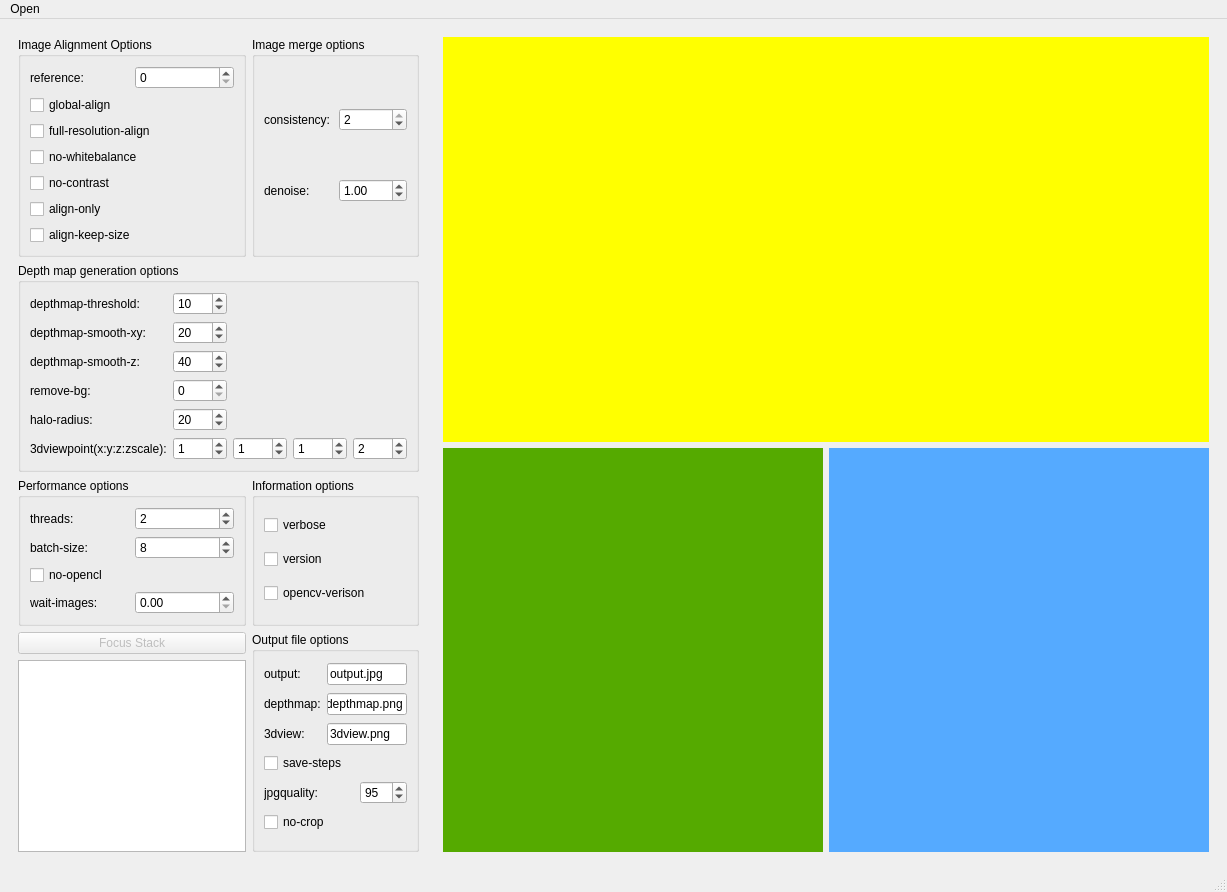
<?xml version="1.0" encoding="UTF-8"?>
<ui version="4.0">
 <class>MainWindow</class>
 <widget class="QMainWindow" name="MainWindow">
  <property name="geometry">
   <rect>
    <x>0</x>
    <y>0</y>
    <width>1227</width>
    <height>892</height>
   </rect>
  </property>
  <property name="windowTitle">
   <string>MainWindow</string>
  </property>
  <widget class="QWidget" name="centralwidget">
   <layout class="QHBoxLayout" name="horizontalLayout" stretch="2,8">
    <item>
     <widget class="QWidget" name="widget" native="true">
      <layout class="QGridLayout" name="gridLayout_7">
       <item row="3" column="0">
        <widget class="QPushButton" name="focus_stack_btn">
         <property name="enabled">
          <bool>false</bool>
         </property>
         <property name="text">
          <string>Focus Stack</string>
         </property>
        </widget>
       </item>
       <item row="0" column="1">
        <widget class="QGroupBox" name="groupBox_2">
         <property name="title">
          <string>Image merge options</string>
         </property>
         <layout class="QGridLayout" name="gridLayout_3">
          <item row="0" column="1">
           <widget class="QSpinBox" name="consistency">
            <property name="maximum">
             <number>2</number>
            </property>
            <property name="value">
             <number>2</number>
            </property>
           </widget>
          </item>
          <item row="0" column="0">
           <widget class="QLabel" name="label_2">
            <property name="text">
             <string>consistency:</string>
            </property>
           </widget>
          </item>
          <item row="1" column="1">
           <widget class="QDoubleSpinBox" name="denoise">
            <property name="value">
             <double>1.000000000000000</double>
            </property>
           </widget>
          </item>
          <item row="1" column="0">
           <widget class="QLabel" name="label_3">
            <property name="text">
             <string>denoise:</string>
            </property>
           </widget>
          </item>
         </layout>
        </widget>
       </item>
       <item row="2" column="0">
        <widget class="QGroupBox" name="groupBox_4">
         <property name="title">
          <string>Performance options</string>
         </property>
         <layout class="QGridLayout" name="gridLayout_5">
          <item row="2" column="1">
           <widget class="QSpinBox" name="batch_size">
            <property name="maximum">
             <number>9999</number>
            </property>
            <property name="value">
             <number>8</number>
            </property>
           </widget>
          </item>
          <item row="6" column="0">
           <widget class="QLabel" name="label_11">
            <property name="text">
             <string>wait-images:</string>
            </property>
           </widget>
          </item>
          <item row="2" column="0">
           <widget class="QLabel" name="label_15">
            <property name="text">
             <string>batch-size:</string>
            </property>
           </widget>
          </item>
          <item row="6" column="1">
           <widget class="QDoubleSpinBox" name="wait_images">
            <property name="value">
             <double>0.000000000000000</double>
            </property>
           </widget>
          </item>
          <item row="0" column="1">
           <widget class="QSpinBox" name="threads">
            <property name="maximum">
             <number>255</number>
            </property>
            <property name="value">
             <number>2</number>
            </property>
           </widget>
          </item>
          <item row="0" column="0">
           <widget class="QLabel" name="label_14">
            <property name="text">
             <string>threads:</string>
            </property>
           </widget>
          </item>
          <item row="3" column="0">
           <widget class="QCheckBox" name="no_opencl">
            <property name="text">
             <string>no-opencl</string>
            </property>
           </widget>
          </item>
         </layout>
        </widget>
       </item>
       <item row="2" column="1">
        <widget class="QGroupBox" name="groupBox_5">
         <property name="title">
          <string>Information options</string>
         </property>
         <layout class="QGridLayout" name="gridLayout_6">
          <item row="0" column="0" colspan="2">
           <widget class="QCheckBox" name="verbose">
            <property name="text">
             <string>verbose</string>
            </property>
           </widget>
          </item>
          <item row="1" column="0" colspan="2">
           <widget class="QCheckBox" name="version">
            <property name="text">
             <string>version</string>
            </property>
           </widget>
          </item>
          <item row="2" column="0" colspan="2">
           <widget class="QCheckBox" name="opencv_version">
            <property name="text">
             <string>opencv-verison</string>
            </property>
           </widget>
          </item>
         </layout>
        </widget>
       </item>
       <item row="1" column="0" colspan="2">
        <widget class="QGroupBox" name="groupBox_3">
         <property name="title">
          <string>Depth map generation options</string>
         </property>
         <layout class="QGridLayout" name="gridLayout_4">
          <item row="6" column="0">
           <widget class="QLabel" name="label_8">
            <property name="text">
             <string>remove-bg:</string>
            </property>
           </widget>
          </item>
          <item row="10" column="0">
           <widget class="QLabel" name="label_10">
            <property name="text">
             <string>3dviewpoint(x:y:z:zscale):</string>
            </property>
           </widget>
          </item>
          <item row="8" column="0">
           <widget class="QLabel" name="label_9">
            <property name="text">
             <string>halo-radius:</string>
            </property>
           </widget>
          </item>
          <item row="10" column="2">
           <widget class="QSpinBox" name="_3dviewpoint_y">
            <property name="maximum">
             <number>9999</number>
            </property>
            <property name="value">
             <number>1</number>
            </property>
           </widget>
          </item>
          <item row="10" column="1">
           <widget class="QSpinBox" name="_3dviewpoint_x">
            <property name="maximum">
             <number>9999</number>
            </property>
            <property name="value">
             <number>1</number>
            </property>
           </widget>
          </item>
          <item row="10" column="3">
           <widget class="QSpinBox" name="_3dviewpoint_z">
            <property name="maximum">
             <number>9999</number>
            </property>
            <property name="value">
             <number>1</number>
            </property>
           </widget>
          </item>
          <item row="8" column="1">
           <widget class="QSpinBox" name="halo_ratius">
            <property name="maximum">
             <number>9999</number>
            </property>
            <property name="value">
             <number>20</number>
            </property>
           </widget>
          </item>
          <item row="2" column="1">
           <widget class="QSpinBox" name="depthmap_smooth_xy">
            <property name="maximum">
             <number>9999</number>
            </property>
            <property name="value">
             <number>20</number>
            </property>
           </widget>
          </item>
          <item row="6" column="1">
           <widget class="QSpinBox" name="remove_bg">
            <property name="maximum">
             <number>255</number>
            </property>
            <property name="value">
             <number>0</number>
            </property>
           </widget>
          </item>
          <item row="0" column="0">
           <widget class="QLabel" name="label_5">
            <property name="text">
             <string>depthmap-threshold:</string>
            </property>
           </widget>
          </item>
          <item row="2" column="0">
           <widget class="QLabel" name="label_6">
            <property name="text">
             <string>depthmap-smooth-xy:</string>
            </property>
           </widget>
          </item>
          <item row="4" column="1">
           <widget class="QSpinBox" name="depthmap_smooth_z">
            <property name="maximum">
             <number>9999</number>
            </property>
            <property name="value">
             <number>40</number>
            </property>
           </widget>
          </item>
          <item row="4" column="0">
           <widget class="QLabel" name="label_7">
            <property name="text">
             <string>depthmap-smooth-z:</string>
            </property>
           </widget>
          </item>
          <item row="10" column="4">
           <widget class="QSpinBox" name="_3dviewpoint_zscale">
            <property name="maximum">
             <number>9999</number>
            </property>
            <property name="value">
             <number>2</number>
            </property>
           </widget>
          </item>
          <item row="0" column="1">
           <widget class="QSpinBox" name="depthmap_threshold">
            <property name="maximum">
             <number>255</number>
            </property>
            <property name="value">
             <number>10</number>
            </property>
           </widget>
          </item>
         </layout>
        </widget>
       </item>
       <item row="0" column="0">
        <widget class="QGroupBox" name="groupBox">
         <property name="title">
          <string>Image Alignment Options</string>
         </property>
         <layout class="QGridLayout" name="gridLayout_2">
          <item row="0" column="0">
           <widget class="QLabel" name="label">
            <property name="text">
             <string>reference:</string>
            </property>
           </widget>
          </item>
          <item row="6" column="0" colspan="2">
           <widget class="QCheckBox" name="align_keep_size">
            <property name="text">
             <string>align-keep-size</string>
            </property>
           </widget>
          </item>
          <item row="1" column="0" colspan="2">
           <widget class="QCheckBox" name="global_align">
            <property name="text">
             <string>global-align</string>
            </property>
           </widget>
          </item>
          <item row="2" column="0" colspan="2">
           <widget class="QCheckBox" name="full_resolution_align">
            <property name="text">
             <string>full-resolution-align</string>
            </property>
           </widget>
          </item>
          <item row="5" column="0" colspan="2">
           <widget class="QCheckBox" name="align_only">
            <property name="text">
             <string>align-only</string>
            </property>
           </widget>
          </item>
          <item row="0" column="1">
           <widget class="QSpinBox" name="reference"/>
          </item>
          <item row="3" column="0" colspan="2">
           <widget class="QCheckBox" name="no_whitebalance">
            <property name="text">
             <string>no-whitebalance</string>
            </property>
           </widget>
          </item>
          <item row="4" column="0">
           <widget class="QCheckBox" name="no_contrast">
            <property name="text">
             <string>no-contrast</string>
            </property>
           </widget>
          </item>
         </layout>
        </widget>
       </item>
       <item row="4" column="0">
        <widget class="QPlainTextEdit" name="output_log"/>
       </item>
       <item row="3" column="1" rowspan="2">
        <widget class="QGroupBox" name="groupBox_6">
         <property name="title">
          <string>Output file options</string>
         </property>
         <layout class="QGridLayout" name="gridLayout_8">
          <item row="0" column="0">
           <widget class="QLabel" name="label_12">
            <property name="text">
             <string>output:</string>
            </property>
           </widget>
          </item>
          <item row="0" column="1" colspan="2">
           <widget class="QLineEdit" name="output_file">
            <property name="text">
             <string>output.jpg</string>
            </property>
           </widget>
          </item>
          <item row="1" column="0">
           <widget class="QLabel" name="label_13">
            <property name="text">
             <string>depthmap:</string>
            </property>
           </widget>
          </item>
          <item row="1" column="1" colspan="2">
           <widget class="QLineEdit" name="depthmap_file">
            <property name="text">
             <string>depthmap.png</string>
            </property>
           </widget>
          </item>
          <item row="2" column="0">
           <widget class="QLabel" name="label_16">
            <property name="text">
             <string>3dview:</string>
            </property>
           </widget>
          </item>
          <item row="2" column="1" colspan="2">
           <widget class="QLineEdit" name="_3dview_file">
            <property name="text">
             <string>3dview.png</string>
            </property>
           </widget>
          </item>
          <item row="3" column="0" colspan="3">
           <widget class="QCheckBox" name="save_steps">
            <property name="text">
             <string>save-steps</string>
            </property>
           </widget>
          </item>
          <item row="4" column="0" colspan="2">
           <widget class="QLabel" name="label_17">
            <property name="text">
             <string>jpgquality:</string>
            </property>
           </widget>
          </item>
          <item row="4" column="2">
           <widget class="QSpinBox" name="jpgquality">
            <property name="maximum">
             <number>100</number>
            </property>
            <property name="value">
             <number>95</number>
            </property>
           </widget>
          </item>
          <item row="5" column="0" colspan="3">
           <widget class="QCheckBox" name="no_crop">
            <property name="text">
             <string>no-crop</string>
            </property>
           </widget>
          </item>
         </layout>
        </widget>
       </item>
      </layout>
     </widget>
    </item>
    <item>
     <widget class="QWidget" name="widget_2" native="true">
      <layout class="QGridLayout" name="gridLayout">
       <item row="1" column="0">
        <widget class="QLabel" name="depthmap">
         <property name="styleSheet">
          <string notr="true">background-color: rgb(85, 170, 0);</string>
         </property>
         <property name="text">
          <string/>
         </property>
         <property name="alignment">
          <set>Qt::AlignCenter</set>
         </property>
        </widget>
       </item>
       <item row="1" column="1">
        <widget class="QLabel" name="_3dview">
         <property name="styleSheet">
          <string notr="true">background-color: rgb(85, 170, 255);</string>
         </property>
         <property name="text">
          <string/>
         </property>
         <property name="alignment">
          <set>Qt::AlignCenter</set>
         </property>
        </widget>
       </item>
       <item row="0" column="0" colspan="2">
        <widget class="QLabel" name="output">
         <property name="styleSheet">
          <string notr="true">background-color: rgb(255, 255, 0);</string>
         </property>
         <property name="text">
          <string/>
         </property>
         <property name="alignment">
          <set>Qt::AlignCenter</set>
         </property>
        </widget>
       </item>
      </layout>
     </widget>
    </item>
   </layout>
  </widget>
  <widget class="QMenuBar" name="menubar">
   <property name="geometry">
    <rect>
     <x>0</x>
     <y>0</y>
     <width>1227</width>
     <height>22</height>
    </rect>
   </property>
   <widget class="QMenu" name="menuOpen">
    <property name="title">
     <string>Open</string>
    </property>
    <addaction name="actionFiles"/>
   </widget>
   <addaction name="menuOpen"/>
  </widget>
  <widget class="QStatusBar" name="statusbar"/>
  <action name="actionFiles">
   <property name="text">
    <string>ImageFiles</string>
   </property>
  </action>
 </widget>
 <resources/>
 <connections/>
</ui>
